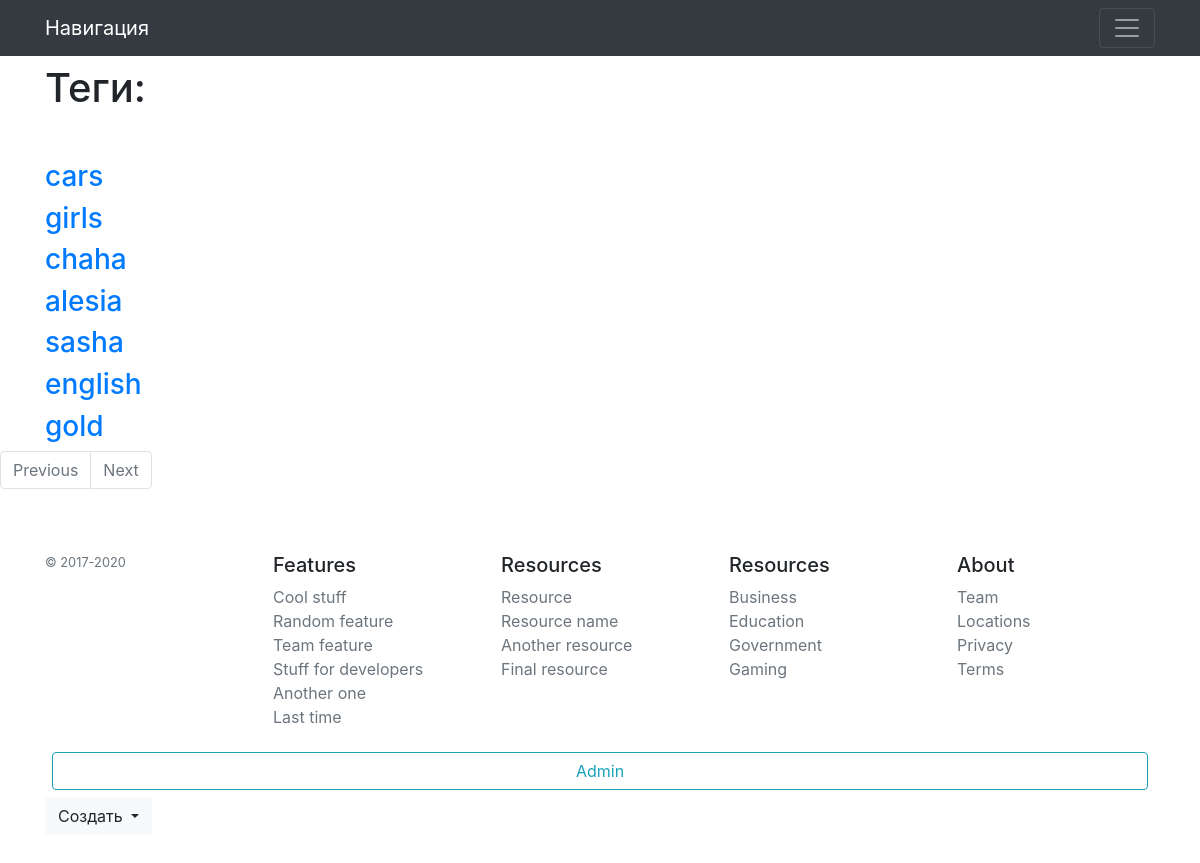
The page /blog/tags/ on the database its author committed.
### blog_site/models.py (models this page shows, shortened)
class Tag(models.Model):
    title = models.CharField(max_length=50, db_index=True, verbose_name='Название тега')
    slug = models.SlugField(max_length=50, unique=True, verbose_name='Ссылка')
    def get_absolute_url(self):
        return reverse('tag_detail_url', kwargs={'slug': self.slug})

### blog_site/views.py (the view)
# urls.py: path('tags/', tags_list, name='tags_list'),
def tags_list(request):
    tags = Tag.objects.all()
    return render(request, 'blog_site/tags_list.html', {'tags': tags})

### blog_site/templates/blog_site/tags_list.html (shortened to what this page needs)
{% extends 'base.html' %}
{% block content %}
  <div class="container">
    <h1 class="mb-5 mt-2">Теги:</h1>
    {% for tag in tags %}
      <h3>
        <a href="{{ tag.get_absolute_url }}">{{ tag.title }}</a>
      </h3>
    {% endfor %}
  </div>
{% endblock %}

### rows shown on the page
Tag: title "cars"
Tag: title "girls"
Tag: title "chaha"
Tag: title "alesia"
Tag: title "sasha"
Tag: title "english"
Tag: title "gold"
